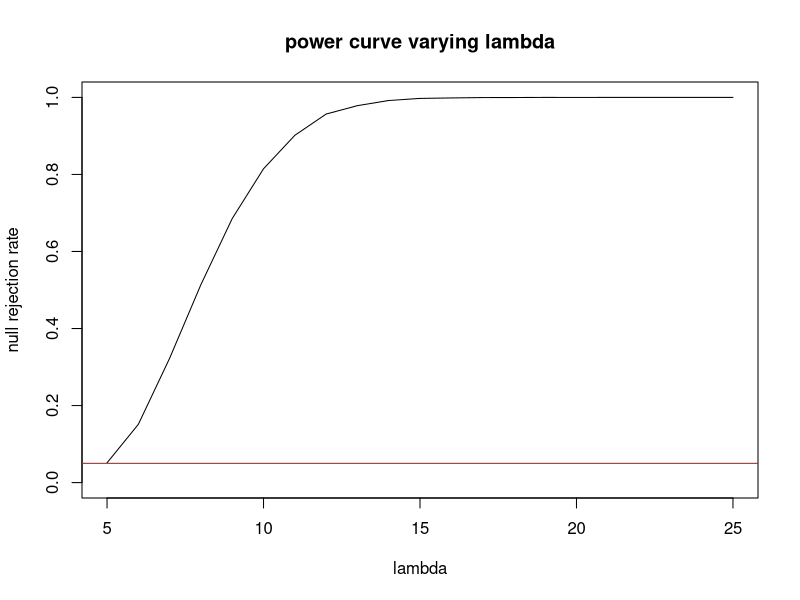
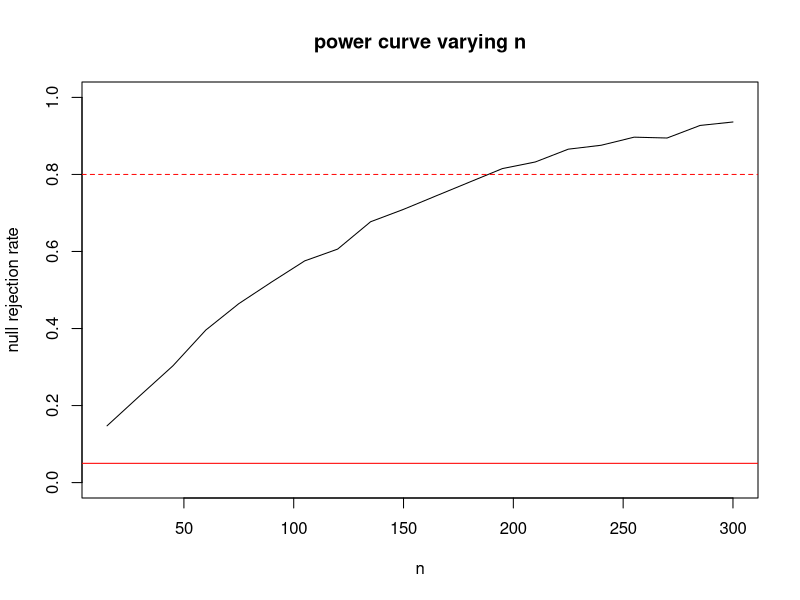
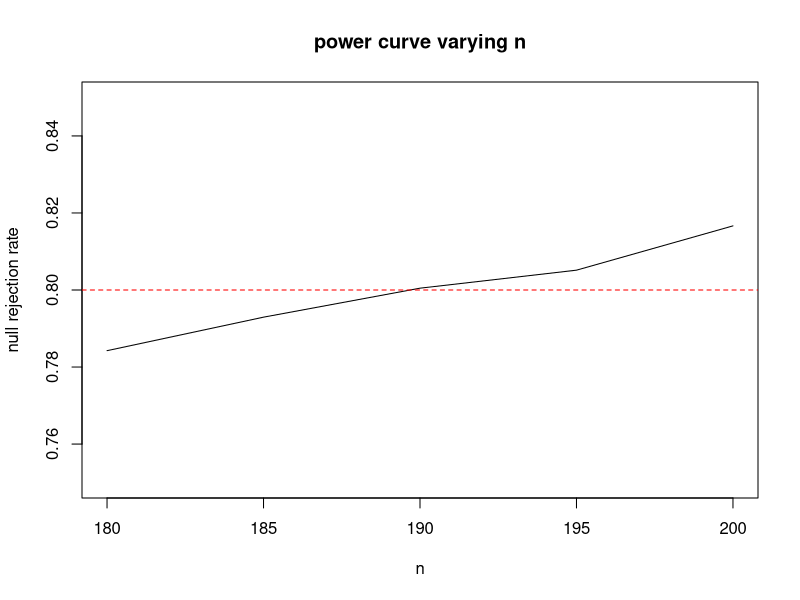
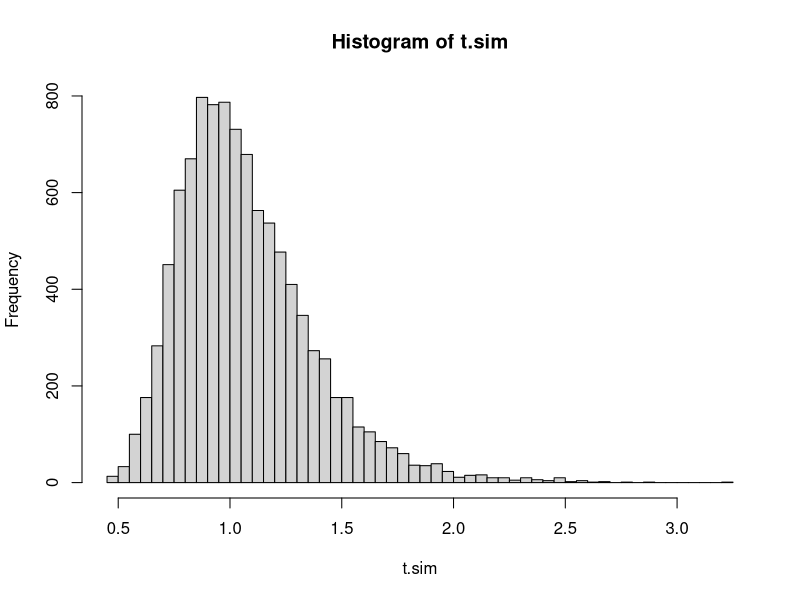
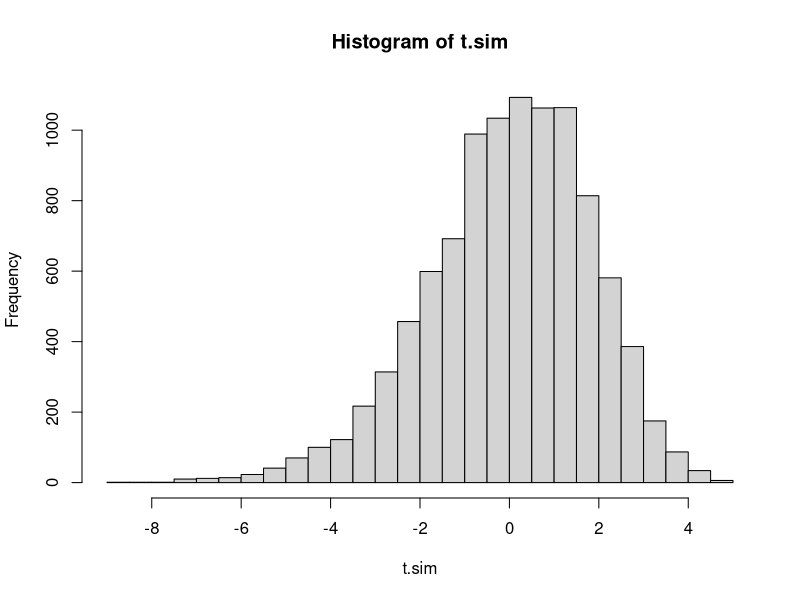
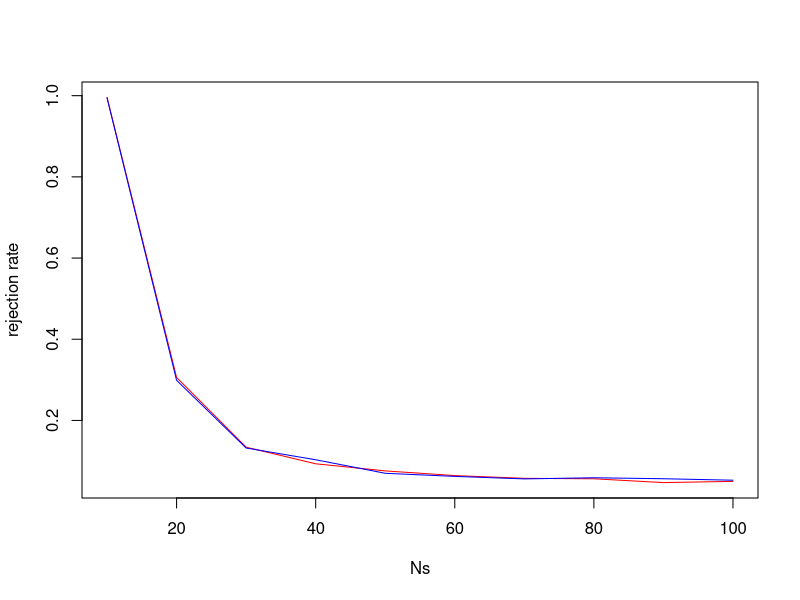

These charts were generated, in order, by the following R code:
## ---- chunk 1
generate_cups <- function(k, n){
  return(sample(c(rep(0,k), rep(1, n-k))))
}
generate_guesses <- function(k,n){
  return(generate_cups(k,n))
}

#Establish test statistic distribution
NMC <- 10000
t.sim <- replicate(NMC, sum(generate_cups(4,8) ==
                            generate_guesses(4,8)))

threshold <- quantile(t.sim, .95)
p.above <- mean(t.sim > threshold)
p.at <- mean(t.sim == threshold)
prob.reject.at <-  (.05-p.above)/p.at
## ---- chunk 2
#verify
NMC.2 <- 10000
result <- logical(NMC.2)
for(i in 1:NMC.2){
  n.correct <- sum(generate_cups(4,8) ==
                            generate_guesses(4,8))
  if(n.correct>threshold | 
     (n.correct==threshold & runif(1)<prob.reject.at))
    result[i] = TRUE
}
mean(result)
## ---- chunk 3
set.seed(1)
t.sim <- replicate(100000, mean(rexp(15, rate=5)))
quantile(t.sim, prob=.05)
## ---- chunk 4
lambdas <- seq(5, 25, 1)
rr <- numeric(length(lambdas))
for(i in 1:length(lambdas)){
  t.alt <- replicate(10000, mean(rexp(15, rate=lambdas[i])))
  rr[i] <- mean(t.alt < .1230636)  
}
plot(x=lambdas, y=rr, type="l",ylab="null rejection rate", xlab="lambda", main="power curve varying lambda", ylim=c(0,1))
abline(h=.05, col="red")
  
## ---- chunk 5
ns <- seq(15, 300, length.out=20)
rr <- numeric(length(ns))
for(i in 1:length(ns)){
  t.sim <- replicate(5000, mean(rexp(ns[i], rate=5)))
  t.alt <- replicate(5000, mean(rexp(ns[i], rate=6)))
  #continue to use the 5th percentile from the t.sim as our threshold
  #this will vary with n.
  rr[i] <- mean(t.alt < quantile(t.sim, 0.05))  
}
plot(x=ns, y=rr, type="l",ylab="null rejection rate", xlab="n", main="power curve varying n", ylim=c(0,1))
abline(h=.05, col="red")
abline(h=.80, col="red", lty=2)
## ---- chunk 6
ns <- seq(180, 200, by=5)
rr <- numeric(length(ns))
for(i in 1:length(ns)){
  t.sim <- replicate(40000, mean(rexp(ns[i], rate=5)))
  t.alt <- replicate(40000, mean(rexp(ns[i], rate=6)))
  #continue to use the 5th percentile from the t.sim as our threshold
  #this will vary with n.
  rr[i] <- mean(t.alt < quantile(t.sim, 0.05))  
}
plot(x=ns, y=rr, type="l",ylab="null rejection rate", xlab="n", main="power curve varying n", ylim=c(.75,.85))
abline(h=.05, col="red")
abline(h=.80, col="red", lty=2)
## ---- chunk 7
mysteryData <- c(7,8,6,7,9,8,8,6,9,8,7,7,9,8,10,
                 5,8,7,7,7,8,9,6,8,9,9,9,7,9,7)
## ---- chunk 8
set.seed(1)
t.sim <- replicate(10000, 
                   mean(rpois(length(mysteryData), 7)))
#2 sided test
(xbar <- mean(mysteryData))
2* min(mean(t.sim <= xbar), 
       mean(t.sim >= xbar))
## ---- chunk 9
#First we use Xbar/S^2
set.seed(1)
testStat <- function(poisData){
  return (mean(poisData)/var(poisData))
}

t.sim <- replicate(10000, 
                   testStat(rpois(length(mysteryData), 7)))
#2 sided test
(t.obs <- testStat(mysteryData))
hist(t.sim, breaks=40)
2* min(mean(t.sim <= t.obs), 
       mean(t.sim >= t.obs))
## ---- chunk 10
#First we use Xbar/S^2
set.seed(1)
testStat <- function(poisData){
  return (mean(poisData)-var(poisData))
}

t.sim <- replicate(10000, 
                   testStat(rpois(length(mysteryData), 7)))
#2 sided test
(t.obs <- testStat(mysteryData))
hist(t.sim, breaks=40)
2* min(mean(t.sim <= t.obs), 
       mean(t.sim >= t.obs))
## ---- chunk 11
Ns <- seq(100, 10, by=-10)
ps <- 7/Ns
rr1 <- numeric(length(ps))
rr2 <- numeric(length(ps))

testStat1 <- function(poisData){return (mean(poisData)/var(poisData))}
testStat2 <- function(poisData){return (mean(poisData)-var(poisData))}

for(i in 1:length(rr1)){
  crits1 <- quantile(replicate(10000, 
                      testStat1(rpois(length(mysteryData), 7))),
                     c(.025, .975))
  t.alt1 <- replicate(10000,
                      testStat1(rbinom(length(mysteryData),
                                       Ns[i],
                                       ps[i])))
  rr1[i] <- mean(t.alt1 <= crits1[1] | t.alt1 >= crits1[2])

  crits2 <- quantile(replicate(10000, 
                      testStat2(rpois(length(mysteryData), 7))),
                     c(.025, .975))
  t.alt2 <- replicate(10000,
                      testStat2(rbinom(length(mysteryData),
                                       Ns[i],
                                       ps[i])))
  rr2[i] <- mean(t.alt2 <= crits2[1] | t.alt2 >= crits2[2])
  
}
plot(x=Ns, y=rr1, type="l", col="red", ylab="rejection rate")
lines(x=Ns, y=rr2, col="blue")
